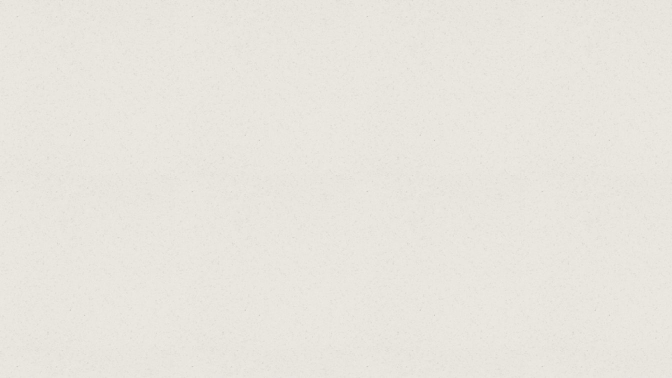
#> input picture assets/paper-grain.jpg, 1344 x 756 px, found by its file name (shown at 1/2 size)
$ python update_site.py
#> lines starting #> are read from the running program, lines starting #| are printed output that depends on the picture
"""Fill in the search and sharing details for articles, and rebuild the sitemap.

Run from the repository root:  python3 .github/site-tools/update_site.py

For every page in articles/ (other than index.html) it:
  - makes a share card at assets/share/<file name>.jpg if there isn't one
    (delete a card to have it made again, e.g. after changing a title);
  - adds any missing tags: description, Open Graph, share image, canonical
    link, feed link and schema.org Article data.
Tags already present are left exactly as they are. When CARD_VERSION below
is raised (after a change to the card's design, such as the name block), every
card, including the site's own card assets/share/default.jpg, is made again. It also removes any
Google Fonts link (the fonts are served from this site) and points the
stylesheet link at the version the home page uses. It then rewrites
sitemap.xml from the home page, the archive and every article, and feed.xml
(the RSS feed) from the archive list, and keeps the footer year current on
every page.

An article needs only its title in <h1 class="article-title"> and its date
("Month YYYY") in <div class="article-date">.
"""

import glob
import html
import json
import os
import re
import subprocess

from PIL import Image, ImageDraw, ImageFont

SITE = "https://apklaw.in"
NAV_VERSION = 2
# Raise by one after changing make_card, so every share card is made again.
CARD_VERSION = 2
CARD_STAMP = "assets/share/.card-version"
HERE = os.path.dirname(os.path.abspath(__file__))
FONTS = os.path.join(HERE, "fonts")

MONTHS = {m: i for i, m in enumerate(
    ["January", "February", "March", "April", "May", "June", "July",
     "August", "September", "October", "November", "December"], 1)}


# ---------- Share cards ----------

W, H = 1200, 630
INK = (43, 43, 43)
GOLD = (200, 164, 107)
MUTED = (110, 104, 96)
PAPER = (244, 242, 236)


def font(name, size):
    return ImageFont.truetype(os.path.join(FONTS, name), size)


def paper():
    bg = Image.new("RGB", (W, H), PAPER)
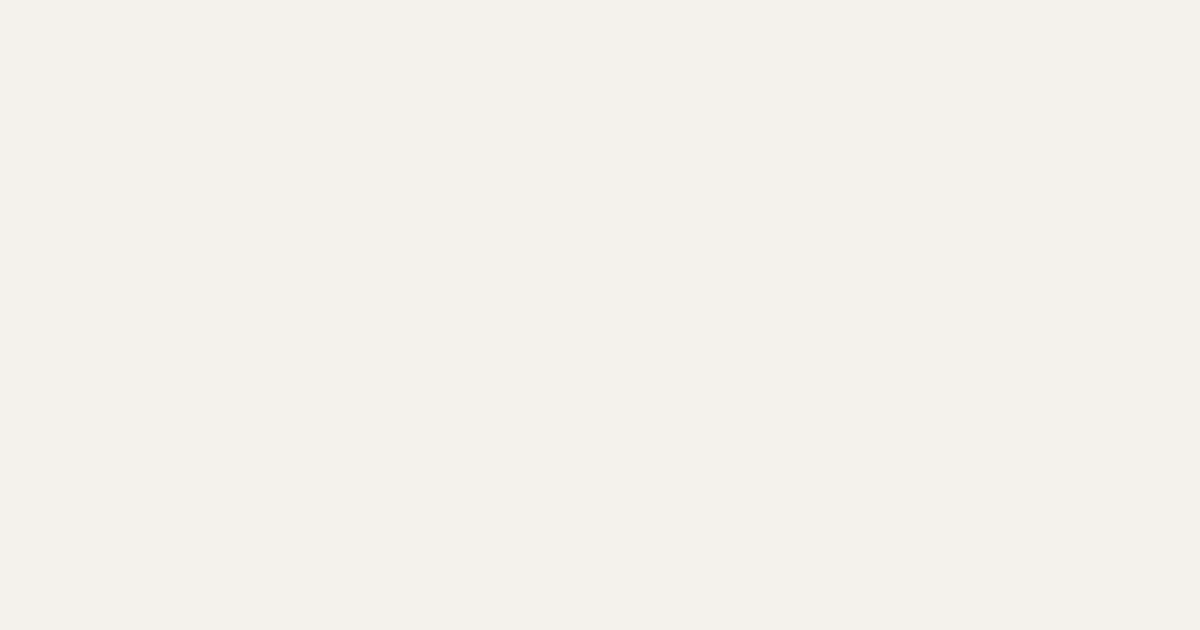
#> bg: PIL image 1200x630 RGB; mean R, G, B 244, 242, 236
    grain = Image.open("assets/paper-grain.jpg").convert("RGB")
#> grain is the input picture: PIL image 1344x756 RGB; mean R, G, B 232, 229, 222
    scale = W * 1.05 / grain.width
#> scale = 0.938
    grain = grain.resize((int(grain.width * scale), int(grain.height * scale)))
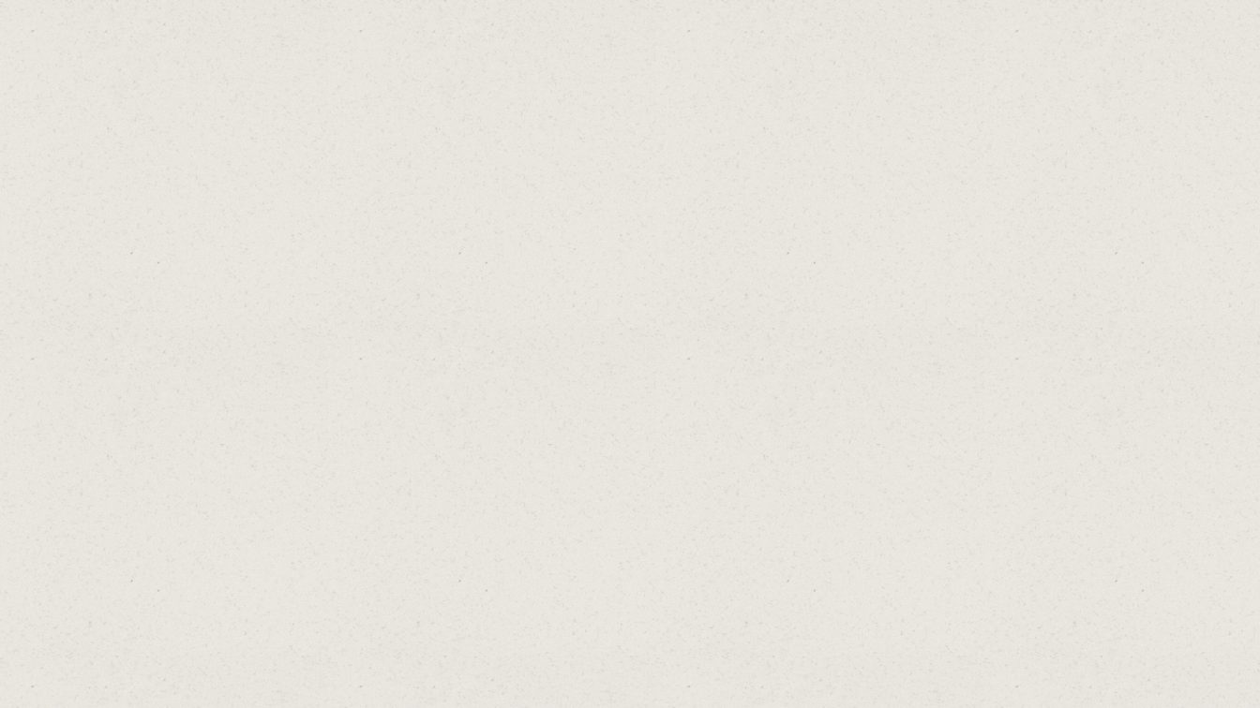
#> grain: PIL image 1260x708 RGB; mean R, G, B 232, 229, 222
    for y in range(0, H, grain.height):
        bg.paste(grain, (0, y))
    return bg


# [18 lines left out: functions gold_rule, wrap, not called in this run]


def make_card(title, subtitle, out):
    """The name block as on the home page (logo, firm name, gold rule,
    "Bengaluru"), then the title and subtitle, as one centred block."""
    im = paper()
    d = ImageDraw.Draw(im)

#> (the run stopped early here; a loop or call above may not have finished)
